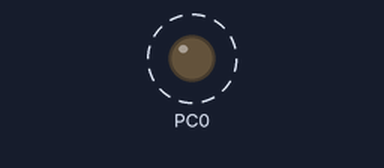
This program was run on a simulated ATmega1284P, built with avr-gcc and emulated at 8 MHz (the files do not name the chip). On the bench: output pins drawn as LEDs (lit = HIGH). Dashed ring = blinking.

Above: at 0.05 s.
Timing chart, 0 to 3.0 s (numbered marks = the images above):
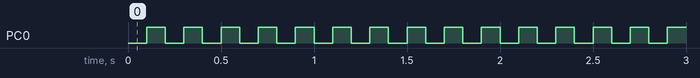

The program:

main.c
```c
/** Project: atmega8535_test
 * Author:   De Backer Simon
 * info:     test CLOCK
*/

#ifdef __cplusplus
extern "C"{
#endif

#define F_CPU 8000000	/* in Hz */

#include <avr/io.h>
#include <util/delay.h>

void main(void)
{
    /* init */

    /* Data Direction Register
     * 0 = ingang
     * 1 = uitgang
     **/
    DDRA = 0b00000000;
    DDRB = 0b00000000;
    DDRC = 0b00000001;
    DDRD = 0b00000000;

    /* Data Register
     * 0 = laag (uitgang) / tri-state (ingang)
     * 1 = hoog (uitgang) / pull up (ingang)
     **/
    PORTA= 0xff;
    PORTB= 0xff;
    PORTC= 0xff;
    PORTD= 0xff;
    for(;;){
        PORTC ^=(0x01<<0);
        _delay_ms(100); //5Hz
    }
}


#ifdef __cplusplus
} // extern "C"
#endif
```

Measured:
- by itself, PC0: alternates HIGH for 0.10 s and LOW for 0.10 s
